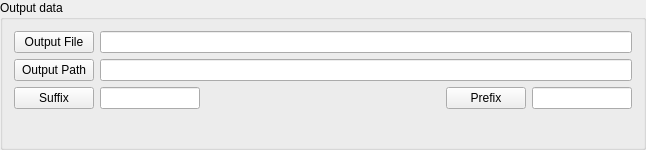
      <widget class="QGroupBox" name="groupBox">
       <property name="title">
        <string>Output data</string>
       </property>
       <layout class="QGridLayout" name="gridLayout_19">
        <item row="0" column="0">
         <layout class="QGridLayout" name="gridLayout_6">
          <item row="0" column="0">
           <widget class="QPushButton" name="ppToolsOPCFsOutputFilePushButton">
            <property name="text">
             <string>Output File</string>
            </property>
           </widget>
          </item>
          <item row="0" column="1" colspan="4">
           <widget class="QLineEdit" name="ppToolsOPCFsOutputFileLineEdit">
            <property name="text">
             <string/>
            </property>
            <property name="readOnly">
             <bool>true</bool>
            </property>
           </widget>
          </item>
          <item row="1" column="0">
           <widget class="QPushButton" name="ppToolsOPCFsOutputPathPushButton">
            <property name="text">
             <string>Output Path</string>
            </property>
           </widget>
          </item>
          <item row="1" column="1" colspan="4">
           <widget class="QLineEdit" name="ppToolsOPCFsOutputPathLineEdit">
            <property name="readOnly">
             <bool>true</bool>
            </property>
           </widget>
          </item>
          <item row="2" column="0">
           <widget class="QPushButton" name="ppToolsOPCFsSuffixPushButton">
            <property name="text">
             <string>Suffix</string>
            </property>
           </widget>
          </item>
          <item row="2" column="1">
           <widget class="QLineEdit" name="ppToolsOPCFsSuffixLineEdit">
            <property name="minimumSize">
             <size>
              <width>100</width>
              <height>0</height>
             </size>
            </property>
            <property name="maximumSize">
             <size>
              <width>100</width>
              <height>16777215</height>
             </size>
            </property>
            <property name="readOnly">
             <bool>true</bool>
            </property>
           </widget>
          </item>
          <item row="2" column="2">
           <spacer name="horizontalSpacer_18">
            <property name="orientation">
             <enum>Qt::Horizontal</enum>
            </property>
            <property name="sizeHint" stdset="0">
             <size>
              <width>234</width>
              <height>20</height>
             </size>
            </property>
           </spacer>
          </item>
          <item row="2" column="3">
           <widget class="QPushButton" name="ppToolsOPCFsPrefixPushButton">
            <property name="text">
             <string>Prefix</string>
            </property>
           </widget>
          </item>
          <item row="2" column="4">
           <widget class="QLineEdit" name="ppToolsOPCFsPrefixLineEdit">
            <property name="minimumSize">
             <size>
              <width>100</width>
              <height>0</height>
             </size>
            </property>
            <property name="maximumSize">
             <size>
              <width>100</width>
              <height>16777215</height>
             </size>
            </property>
            <property name="readOnly">
             <bool>true</bool>
            </property>
           </widget>
          </item>
         </layout>
        </item>
        <item row="1" column="0">
         <spacer name="verticalSpacer_8">
          <property name="orientation">
           <enum>Qt::Vertical</enum>
          </property>
          <property name="sizeHint" stdset="0">
           <size>
            <width>20</width>
            <height>27</height>
           </size>
          </property>
         </spacer>
        </item>
       </layout>
      </widget>
